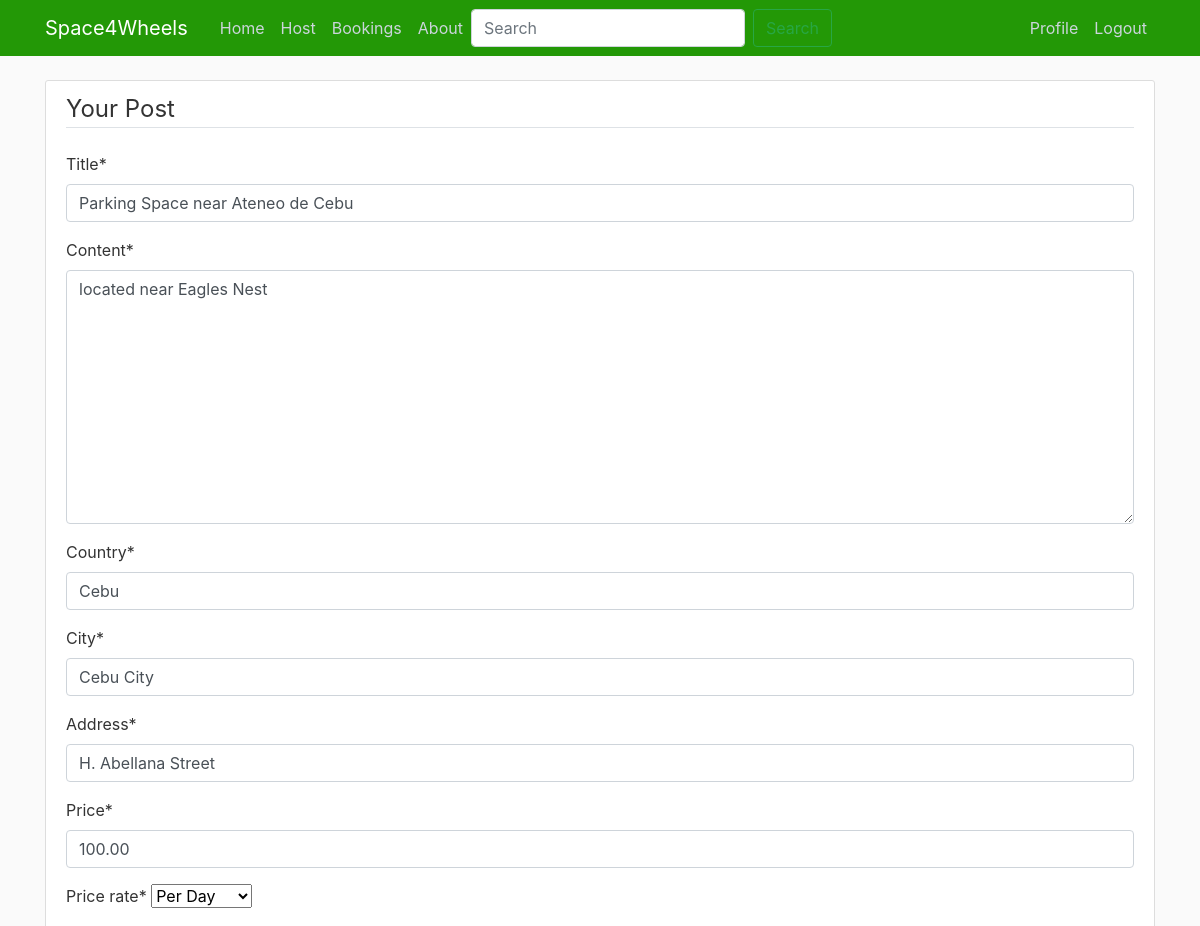
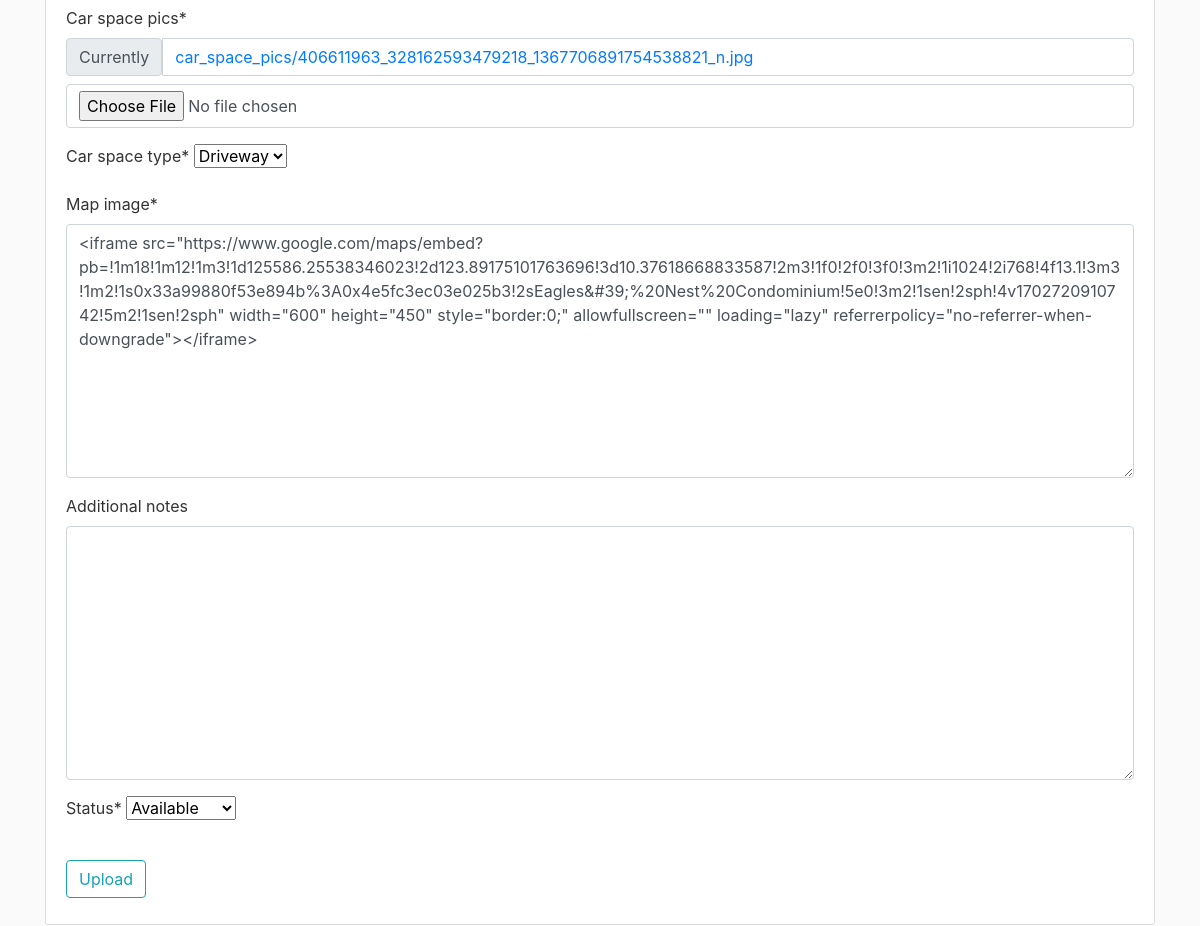
/post/7/update/ (signed in), run on an earlier commit of the app's database (2 pictures, top to bottom).
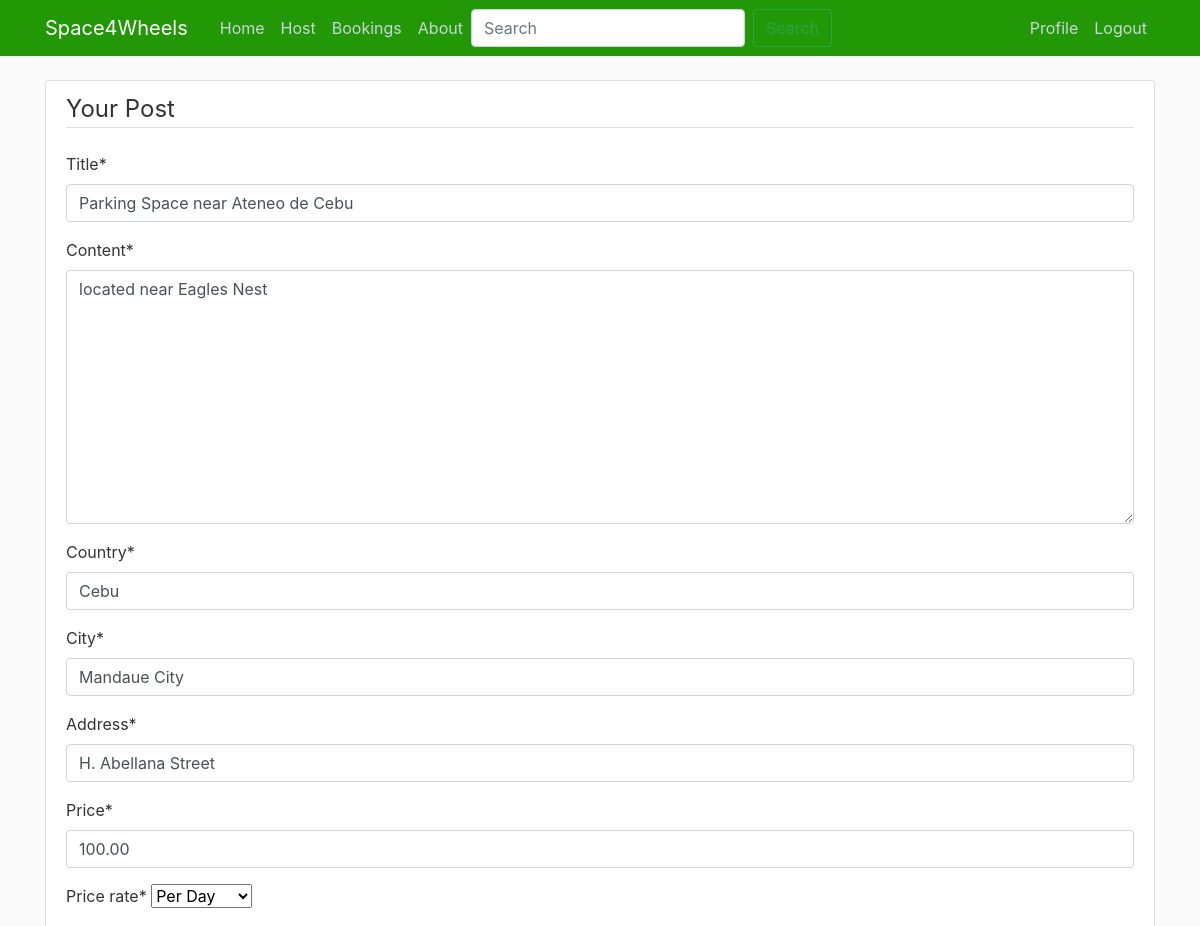
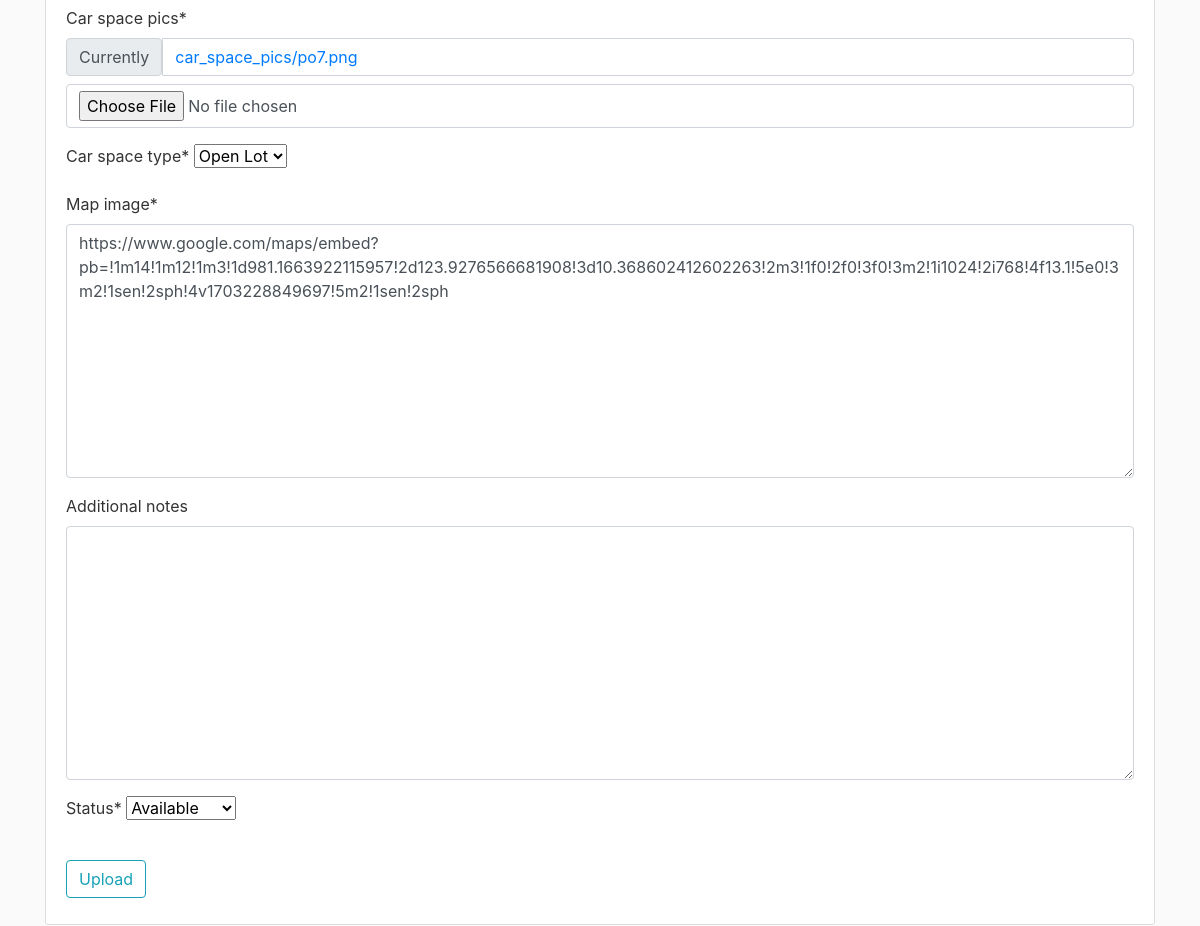
And on a later commit of the database (2 pictures, top to bottom).
### Space4Wheels/models.py (models this page shows)
class Post(models.Model):
    PRICE_RATES = [
        ('day', 'Per Day'),
        ('week', 'Per Week'),
        ('month', 'Per Month'),
    ]
    CAR_SPACE_TYPES = [
        ('Driveway', 'Driveway'),
        ('Garage', 'Garage'),
        ('Open Lot', 'Open Lot'),
    ]
    STATUS_TYPES = [
        ('available', 'Available'),
        ('unavailable', 'Unavailable')
    ]
    title = models.CharField(max_length=100)
    content = models.TextField()
    country = models.CharField(max_length=100)
    city = models.CharField(max_length=100)
    address = models.CharField(max_length=255)
    price = models.DecimalField(max_digits=10, decimal_places=2)
    price_rate = models.CharField(max_length=20, choices=PRICE_RATES)  # per day, per week, per month
    car_space_pics = models.ImageField(upload_to='car_space_pics')
    car_space_type = models.CharField(max_length=20, choices=CAR_SPACE_TYPES)
    map_image = models.TextField()
    additional_notes = models.TextField(blank=True, null=True)  # Optional
    status = models.CharField(max_length=20, default='available', choices=STATUS_TYPES)  # available/booked
    date_posted = models.DateTimeField(default=timezone.now)
    date_updated = models.DateTimeField(default=timezone.now)
    author = models.ForeignKey(User, on_delete=models.CASCADE)
    rating_rating = models.FloatField(default=0)

### Space4Wheels/views.py (the view, shortened to what this page needs)
# urls.py: path('post/<int:pk>/update/', login_required(PostUpdateView.as_view()), name='post-update'),
class PostUpdateView(LoginRequiredMixin, UserPassesTestMixin, UpdateView):
    model = Post
    fields = [
        'title', 'content', 'country', 'city', 'address', 'price',
        'price_rate', 'car_space_pics', 'car_space_type', 'map_image',
        'additional_notes', 'status'
    ]
    def test_func(self):
        post = self.get_object()
        if self.request.user == post.author:
            return True
        return False

### Space4Wheels/templates/Space4Wheels/post_form.html (shortened to what this page needs)
{% extends "Space4Wheels/base.html" %}
{% load crispy_forms_tags %}
{% block content %}
<div class="content-section">
    <form method="POST" enctype="multipart/form-data">
        <fieldset class="form-group">
            <legend class="border-bottom mb-4">Your Post</legend>
            {{ form|crispy }}
        </fieldset>
        <div class="form-group">
            <button class="btn btn-outline-info" type="submit">Upload</button>
        </div>
    </form>
</div>
{% endblock content %}

What changed in the data, as far as the page shows it:
changed Post "Parking Space near Ateneo de Cebu": city "Cebu City" → "Mandaue City"; car_space_type "Driveway" → "Open Lot"; map_image "<iframe src=\"https://www.google.com/maps/embed?pb=!1m18!1m12!1m3!1d125586.25538346023!2d123.89175101763696!3d10.37618668833587!2m3!1f0!2f0!3f0!3m2!1i1024!2i768!4f13.1!3m3!1m2!1s0x33a99880f53e894b%3A0x4e5fc3ec03e025b3!2sEagles&#39;%20Nest%20Condominium!5e0!3m2!1sen!2sph!4v1702720910742!5m2!1sen!2sph\" width=\"600\" height=\"450\" style=\"border:0;\" allowfullscreen=\"\" loading=\"lazy\" referrerpolicy=\"no-referrer-when-downgrade\"></iframe>" → "https://www.google.com/maps/embed?pb=!1m14!1m12!1m3!1d981.1663922115957!2d123.9276566681908!3d10.368602412602263!2m3!1f0!2f0!3f0!3m2!1i1024!2i768!4f13.1!5e0!3m2!1sen!2sph!4v1703228849697!5m2!1sen!2sph"
Also different on the page:
text no longer shown: "Title * Content * Country * City * Address * Price * Price rate * Car space pics * Currently car_space_pics/406611963_328162593479218_1367706891754538821_n.jpg Car space type * Map image * Additional notes Status *"
text now shown: "Title * Content * Country * City * Address * Price * Price rate * Car space pics * Currently car_space_pics/po7.png Car space type * Map image * Additional notes Status *"
